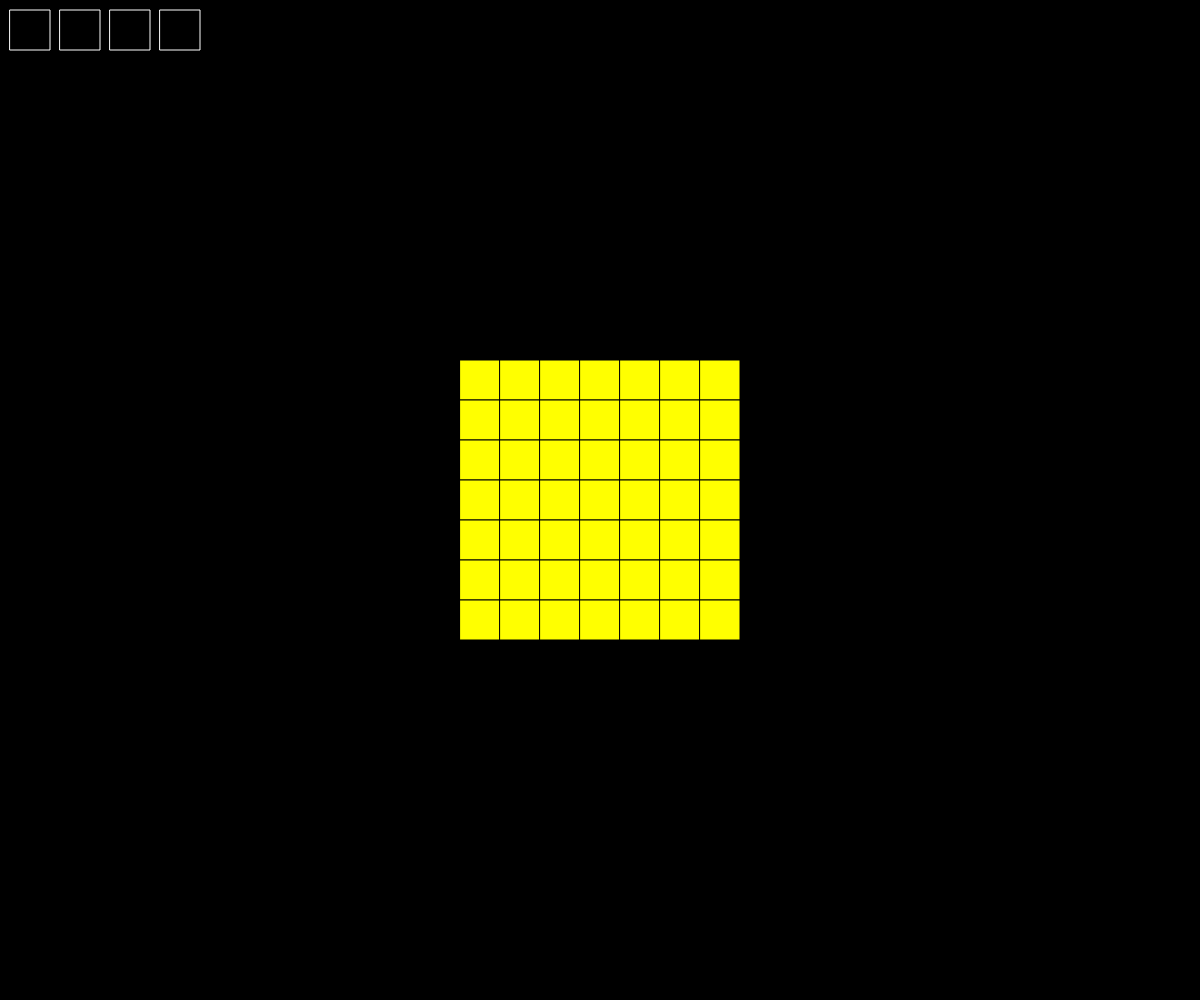
Frame 1 (no input)
Frame 60 (no input): identical to frame 1, image omitted
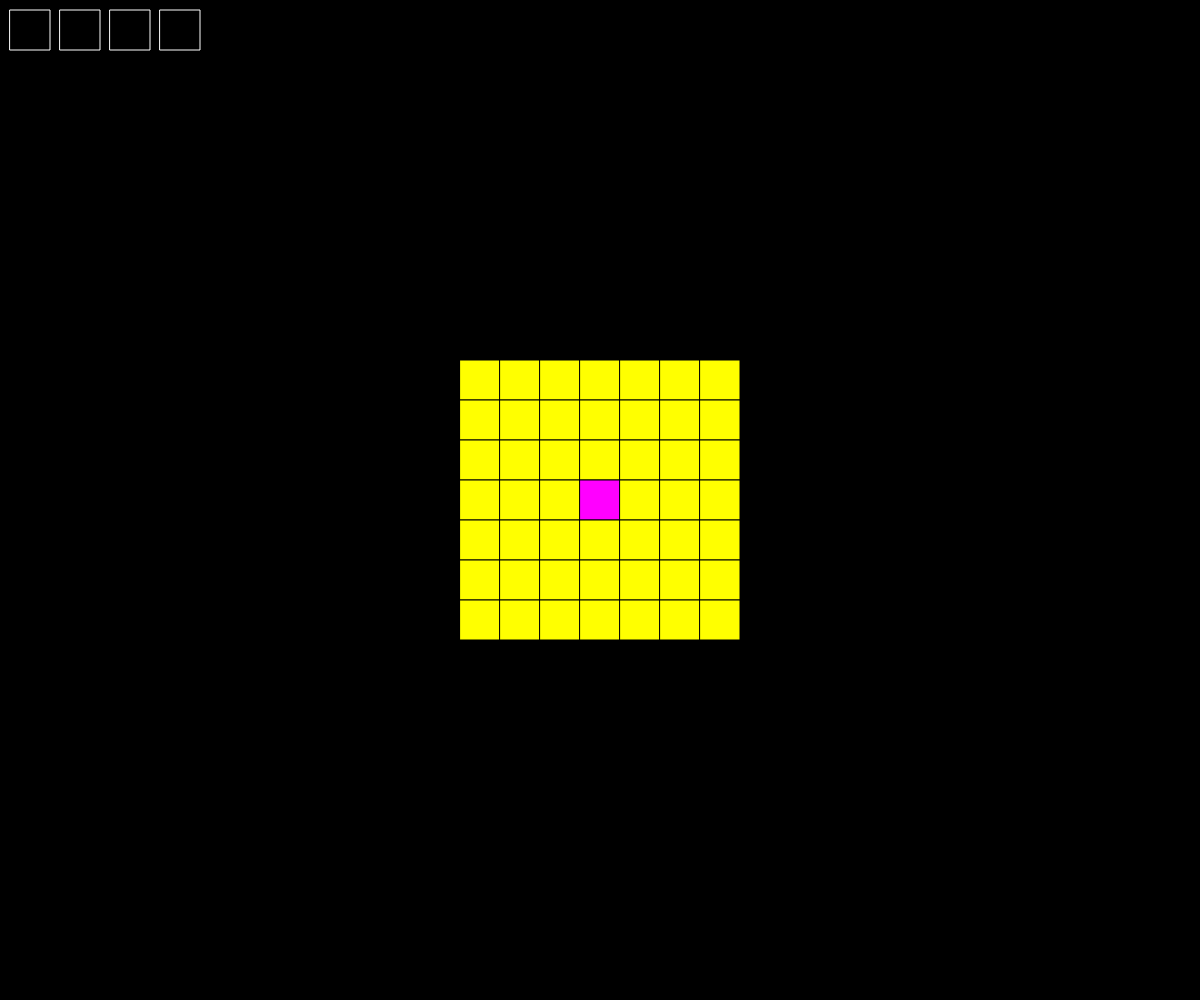
Frame 120 (the mouse pressed at the canvas centre since frame 60)

The p5.js sketch that drew these frames (run headless with seeded random() and noise() and a simulated clock; from frame 60 on, the mouse is pressed at the canvas centre):

// p5.js sketch
// ── sketch.js

const COLORS = ["yellow", "magenta", "cyan"];

const CELL_SIZE = 40;

class Grid {
    constructor(cols, rows) {
        this.cols = cols;
        this.rows = rows;

        this.cells = Array(cols * rows).fill(0);
    }

    get(x, y) {
        return this.cells[y * this.cols + x];
    }

    set(x, y, val) {
        this.cells[y * this.cols + x] = val;
    }

    show() {
        const startX = width/2  - (this.cols * CELL_SIZE)/2;
        const startY = height/2 - (this.rows * CELL_SIZE)/2;
        for (let x = 0; x < this.cols; x++) {
            for (let y = 0; y < this.rows; y++) {
                const trueX = startX + x * CELL_SIZE;
                const trueY = startY + y * CELL_SIZE;

                stroke(0);
                fill(COLORS[this.get(x, y)]);
                rect(trueX, trueY, CELL_SIZE, CELL_SIZE);
            }
        }
    }

    cellAt(trueX, trueY) {
        const startX = width/2  - (this.cols * CELL_SIZE)/2;
        const startY = height/2 - (this.rows * CELL_SIZE)/2;

        const x = floor((trueX - startX) / CELL_SIZE);
        const y = floor((trueY - startY) / CELL_SIZE);

        return [x, y];
    }

    inbounds(x, y) {
        return x >= 0 && x < this.cols && y >= 0 && y < this.rows;
    }
}

let grid;

function setup() {
    createCanvas(windowWidth, windowHeight);
    grid = new Grid(7, 7);
}

const BTN_GAP = 10;
const BTN_MARGIN = 5;
const BTN_SIZE = CELL_SIZE;
const BTN_SIZE_INNER = BTN_SIZE - BTN_MARGIN;

let mouseJustPressed = false;
let mouseWasPressed = false;

let mode = "edit";

function draw() {
    if (mouseIsPressed && !mouseWasPressed) mouseJustPressed = true;

    background(0);
    grid.show();

    let altText = "";
    push();
    let baseX = BTN_GAP;
    let baseY = BTN_GAP;
    translate(BTN_GAP, BTN_GAP);

    function drawButton(desc, callback) {
        stroke(255);
        if (mouseIsOver(baseX, baseY, BTN_SIZE, BTN_SIZE)) {
            fill(127);
            altText = desc;
    
            if (mouseJustPressed) callback();
        } else {
            noFill();
        }
        rect(0, 0, BTN_SIZE, BTN_SIZE);
        translate(BTN_SIZE + BTN_GAP, 0);
        baseX += BTN_SIZE + BTN_GAP;
    }

    if (mode === "edit") {
        drawButton("Enter play mode", () => mode = "play");
        drawButton("Resize grid", () => {
            const newCols = parseInt(prompt("How many columns?"));
            const newRows = parseInt(prompt("How many rows?"));
        
            if (newCols !== newCols || newRows !== newRows) {
                alert("At least one of the dimensions was not provided correctly. Aborting resize");
                return;
            }
        
            grid = new Grid(newCols, newRows);
        });
        drawButton("Share puzzle", () => {
            let puzzleString = `${grid.cols}x${grid.rows};`;
            puzzleString += grid.cells.join("");
            history.replaceState(null, "", "?sharedPuzzle=" + puzzleString);
            alert(`Your puzzle string has been added to the URL for easy copying (the URL will not actually work; the other person has to press "Load Puzzle" and then input the puzzle string). It is: "${puzzleString}" (without the quotes)`);
        });
        drawButton("Load puzzle", () => {
            // Puzzle string format: CxR;XXXXXXXXXXXX
            // C: columns
            // R: rows
            // X: cells (0: yellow, 1: magenta, 2: cyan) (left-to-right, top-to-bottom)
            const puzzleString = prompt("Input puzzle string");
            if (puzzleString === null) return;
            // TODO: add input validation here
            const [dimensions, cells] = puzzleString.split(";");
            const [cols, rows] = dimensions.split("x").map(x => parseInt(x));
            const newGrid = new Grid(cols, rows);
            newGrid.cells = Array.from(cells).map(x => parseInt(x));
            grid = newGrid;
            mode = "play";
        });
    } else {
        drawButton("Enter edit mode", () => mode = "edit");
    }
    pop();

    fill(255);
    textSize(40);
    textAlign(LEFT, BOTTOM);
    text(altText, BTN_GAP, height - BTN_GAP);

    if (mouseJustPressed) mouseJustPressed = false;
    mouseWasPressed = mouseIsPressed;
}

function mouseIsOver(x, y, w, h) {
    return mouseX >= x && mouseX < x + w && mouseY >= y && mouseY < y + h;
}

function mousePressed() {
    if (mode !== "edit") return;
    const [x, y] = grid.cellAt(mouseX, mouseY);
    if (!grid.inbounds(x, y)) return;
    let val = grid.get(x, y);
    val++;
    val %= 3;
    grid.set(x, y, val);
}

function windowResized() {
    resizeCanvas(windowWidth, windowHeight);
}
